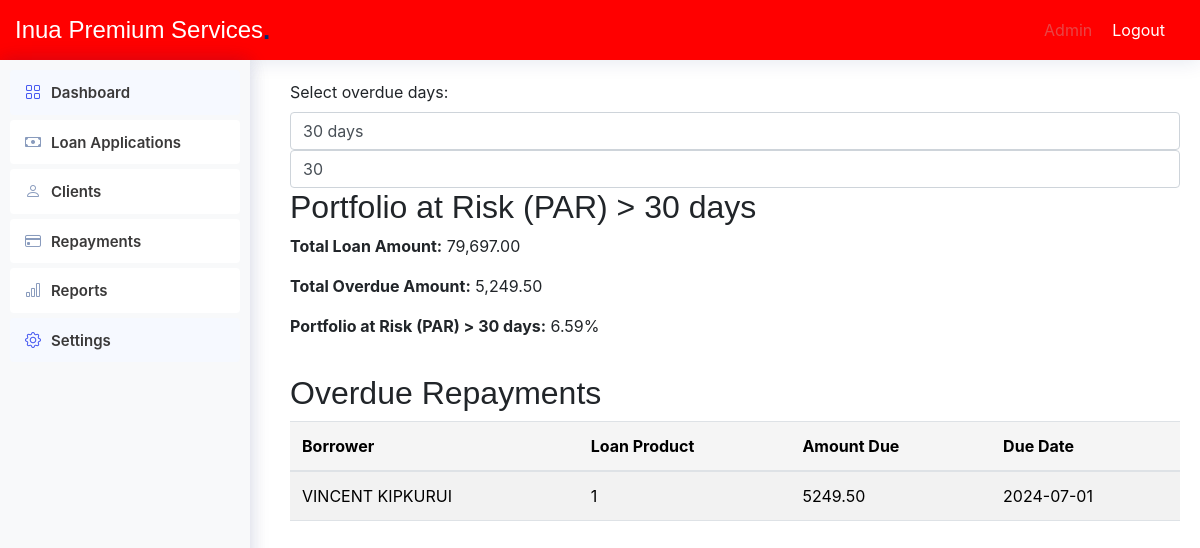
The page /admin/par.php on the database as committed earlier.
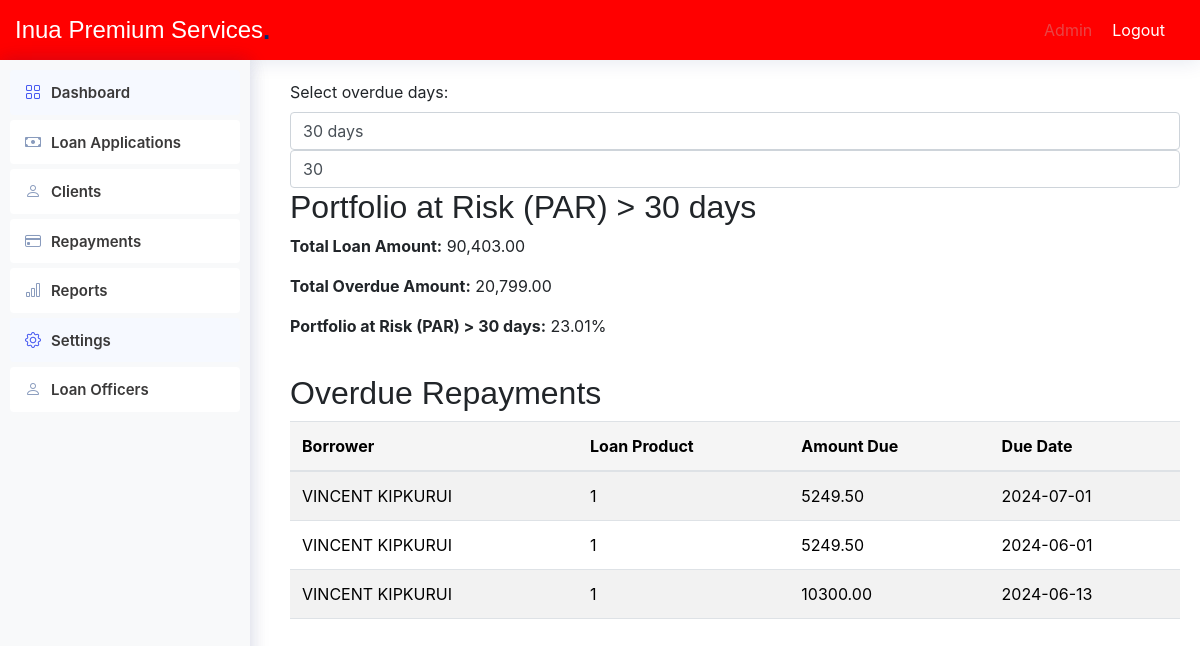
The same page on the database as committed later.
### tables this page shows
CREATE TABLE `navigation_items` (
  `id` int(11) NOT NULL,
  `title` varchar(100) NOT NULL,
  `url` varchar(200) NOT NULL,
  `icon` varchar(50) DEFAULT NULL,
  `parent_id` int(11) DEFAULT NULL
);

CREATE TABLE `repayments` (
  `id` int(11) NOT NULL,
  `loan_id` int(11) DEFAULT NULL,
  `repayment_date` date DEFAULT NULL,
  `amount` decimal(10,2) DEFAULT NULL
);

CREATE TABLE `borrowers` (
  `id` int(11) NOT NULL,
  `full_name` varchar(255) NOT NULL,
  `business_name` varchar(255) DEFAULT NULL,
  `unique_number` varchar(20) NOT NULL,
  `mobile` varchar(15) DEFAULT NULL,
  `email` varchar(255) DEFAULT NULL,
  `total_paid` decimal(10,2) DEFAULT NULL,
  `open_loans_balance` decimal(10,2) DEFAULT NULL,
  `status` varchar(50) DEFAULT NULL,
  `loan_officer` varchar(50) NOT NULL
);

CREATE TABLE `loan_applications` (
  `id` int(11) NOT NULL,
  `borrower` int(11) NOT NULL,
  `loan_product` varchar(255) DEFAULT NULL,
  `principal` decimal(10,2) DEFAULT NULL,
  `loan_release_date` date DEFAULT NULL,
  `interest` decimal(10,2) DEFAULT NULL,
  `interest_method` varchar(50) DEFAULT NULL,
  `loan_interest` decimal(5,2) DEFAULT NULL,
  `loan_duration` int(11) DEFAULT NULL,
  `repayment_cycle` varchar(50) DEFAULT NULL,
  `number_of_repayments` int(11) DEFAULT NULL,
  `processing_fee` decimal(5,2) DEFAULT NULL,
  `registration_fee` decimal(5,2) DEFAULT NULL,
  `loan_status` varchar(50) DEFAULT NULL,
  `total_amount` double NOT NULL
);

### includes/functions.php (called while the page is built, shortened)
<?php
function db_connect() {
    $host = 'localhost';
    $db = 'microfinance';
    $user = 'root';
    $pass = '';
    try {
        return new PDO("mysql:host=$host;dbname=$db", $user, $pass, [
            PDO::ATTR_ERRMODE => PDO::ERRMODE_EXCEPTION,
            PDO::ATTR_DEFAULT_FETCH_MODE => PDO::FETCH_ASSOC,
        ]);
    } catch (PDOException $e) {
        die('Connection failed: ' . $e->getMessage());
    }
}
function getUserRole($userId) {
    $conn = db_connect();
    $stmt = $conn->prepare("SELECT role_id FROM users WHERE id = ?");
    $stmt->execute([$userId]);
    return $stmt->fetchColumn();
}
function getNavigationItems($roleId) {
    try {
        $conn = db_connect();
        $stmt = $conn->prepare("
            SELECT ni.id, ni.title, ni.url, ni.icon, ni.parent_id
            FROM navigation_items ni
            INNER JOIN navigation_item_roles nir ON ni.id = nir.navigation_item_id
            WHERE nir.role_id = :role_id ORDER BY ni.id ASC
        ");
        $stmt->execute([':role_id' => $roleId]);
        $result = $stmt->fetchAll(PDO::FETCH_ASSOC);
        return $result ?: [];
    } catch (PDOException $e) {
        error_log('Database query error: ' . $e->getMessage());
        return [];
    } finally {
        $conn = null;
    }
}
?>

### admin/par.php (the view, shortened to what the changed rows need)
<!DOCTYPE html>
<html lang="en">
<head>
    <link href="assets/vendor/bootstrap/css/bootstrap.min.css" rel="stylesheet">
    <link href="assets/vendor/bootstrap-icons/bootstrap-icons.css" rel="stylesheet">
    <link href="assets/css/style.css" rel="stylesheet">
</head>
<body>
    <?php
    include '../includes/functions.php';
    include 'includes/header.php';
    ?>
    <div class="sidebar">
        <?php include '../includes/sidebar.php'; ?>
    </div>
    <?php
    include 'db.php';
    $days = isset($_GET['days']) ? (int)$_GET['days'] : 30;
    $sql_overdue = "SELECT
                        borrowers.full_name AS borrower_name,
                        loan_applications.loan_product,
                        repayments.amount,
                        repayments.repayment_date
                    FROM
                        repayments
                    INNER JOIN
                        loan_applications ON repayments.loan_id = loan_applications.id
                    INNER JOIN
                        borrowers ON loan_applications.borrower= borrowers.id
                    WHERE
                        repayments.repayment_date < CURDATE() AND DATEDIFF(CURDATE(), repayments.repayment_date) > $days";
    $result_overdue = $conn->query($sql_overdue);
    $sql_total_loan = "SELECT SUM(total_amount) AS total_loan_amount FROM loan_applications";
    $result_total_loan = $conn->query($sql_total_loan);
    $row_total_loan = $result_total_loan->fetch_assoc();
    $total_loan_amount = $row_total_loan['total_loan_amount'];
    $sql_overdue_amount = "SELECT SUM(repayments.amount) AS total_overdue_amount
                           FROM repayments
                           WHERE repayment_date < CURDATE() AND DATEDIFF(CURDATE(), repayment_date) > $days";
    $result_overdue_amount = $conn->query($sql_overdue_amount);
    $row_overdue_amount = $result_overdue_amount->fetch_assoc();
    $total_overdue_amount = $row_overdue_amount['total_overdue_amount'];
    $par = ($total_overdue_amount / $total_loan_amount) * 100;
    ?>
    <main class="main">
        <section class="section">
            <div class="table-container">
                <h2>Portfolio at Risk (PAR) > <?php echo $days; ?> days</h2>
                <p><strong>Total Loan Amount:</strong> <?php echo number_format($total_loan_amount, 2); ?></p>
                <p><strong>Total Overdue Amount:</strong> <?php echo number_format($total_overdue_amount, 2); ?></p>
                <p><strong>Portfolio at Risk (PAR) > <?php echo $days; ?> days:</strong> <?php echo number_format($par, 2); ?>%</p>
            </div>
            <div class="table-container">
                <h2>Overdue Repayments</h2>
                <table class="table table-striped">
                    <thead>
                        <tr>
                            <th>Borrower</th>
                            <th>Loan Product</th>
                            <th>Amount Due</th>
                            <th>Due Date</th>
                        </tr>
                    </thead>
                    <tbody>
                        <?php
                        if ($result_overdue->num_rows > 0) {
                            while($row = $result_overdue->fetch_assoc()) {
                                echo "<tr class='overdue'>
                                        <td>{$row['borrower_name']}</td>
                                        <td>{$row['loan_product']}</td>
                                        <td>{$row['amount']}</td>
                                        <td>{$row['repayment_date']}</td>
                                      </tr>";
                            }
                        } else {
                            echo "<tr><td colspan='4'>No overdue repayments found</td></tr>";
                        }
                        ?>
                    </tbody>
                </table>
            </div>
        </section>
    </main>
</body>
</html>

### includes/sidebar.php (shortened to what the changed rows need)
<?php
$userId = 1;
$roleId = getUserRole($userId);
$navItems = getNavigationItems($roleId);
function renderNavItems($items, $parentId = NULL) {
    $html = '';
    foreach ($items as $item) {
        if ($item['parent_id'] == $parentId) {
            $subItems = array_filter($items, function($i) use ($item) {
                return $i['parent_id'] == $item['id'];
            });
            $hasSubItems = !empty($subItems);
            $html .= '<li class="nav-item">';
            $html .= '<a class="nav-link' . ($hasSubItems ? ' collapsed' : '') . '" href="' . $item['url'] . '"';
            if ($hasSubItems) {
                $html .= ' data-bs-toggle="collapse" data-bs-target="#collapse-' . $item['id'] . '" aria-expanded="false" aria-controls="collapse-' . $item['id'] . '"';
            }
            $html .= '>';
            if ($item['icon']) {
                $html .= '<i class="' . $item['icon'] . '" title="' . $item['title'] . '"></i>';
            }
            $html .= '<span>' . $item['title'] . '</span>';
            $html .= '</a>';
            if ($hasSubItems) {
                $html .= '<ul id="collapse-' . $item['id'] . '" class="collapse list-unstyled">';
                $html .= renderNavItems($items, $item['id']);
                $html .= '</ul>';
            }
            $html .= '</li>';
        }
    }
    return $html;
}
?>
<!DOCTYPE html>
<html lang="en">
<head>
    <link rel="stylesheet" href="../assets/css/bootstrap.min.css">
</head>
<body>
    <aside class="sidebar">
        <ul class="sidebar-nav" id="sidebar-nav">
            <?= renderNavItems($navItems) ?>
        </ul>
    </aside>
</body>
</html>

Rows that differ between the two databases and show on the page:
now on this page (row unchanged): navigation_items: title "Loan Officers"
now on this page (row edited): repayments: borrowers.full_name "VINCENT KIPKURUI", loan.loan_product "1", amount "5249.50", repayment_date "2024-06-01"
now on this page (row edited): repayments: borrowers.full_name "VINCENT KIPKURUI", loan.loan_product "1", amount "10300.00", repayment_date "2024-06-13"
Other text that changed with them:
$total_loan_amount: "79,697.00" → "90,403.00"
$total_overdue_amount: "5,249.50" → "20,799.00"
$par: "6.59" → "23.01"
